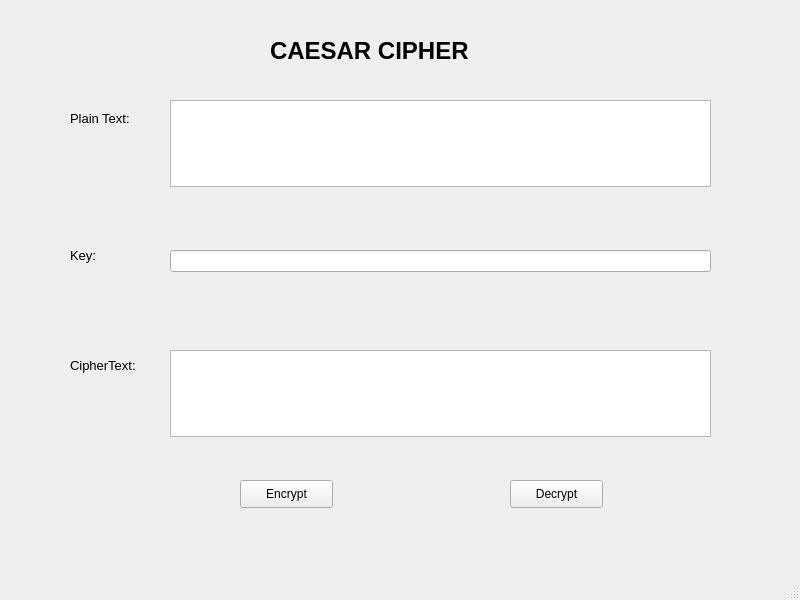
<?xml version="1.0" encoding="UTF-8"?>
<ui version="4.0">
 <class>MainWindow</class>
 <widget class="QMainWindow" name="MainWindow">
  <property name="geometry">
   <rect>
    <x>0</x>
    <y>0</y>
    <width>800</width>
    <height>600</height>
   </rect>
  </property>
  <property name="windowTitle">
   <string>MainWindow</string>
  </property>
  <widget class="QWidget" name="centralwidget">
   <widget class="QLabel" name="label">
    <property name="geometry">
     <rect>
      <x>270</x>
      <y>0</y>
      <width>251</width>
      <height>101</height>
     </rect>
    </property>
    <property name="font">
     <font>
      <pointsize>18</pointsize>
      <weight>75</weight>
      <bold>true</bold>
     </font>
    </property>
    <property name="text">
     <string>CAESAR CIPHER</string>
    </property>
   </widget>
   <widget class="QLabel" name="label_2">
    <property name="geometry">
     <rect>
      <x>70</x>
      <y>110</y>
      <width>101</width>
      <height>16</height>
     </rect>
    </property>
    <property name="font">
     <font>
      <pointsize>10</pointsize>
     </font>
    </property>
    <property name="text">
     <string>Plain Text:</string>
    </property>
   </widget>
   <widget class="QLabel" name="label_3">
    <property name="geometry">
     <rect>
      <x>70</x>
      <y>240</y>
      <width>55</width>
      <height>31</height>
     </rect>
    </property>
    <property name="font">
     <font>
      <pointsize>10</pointsize>
     </font>
    </property>
    <property name="text">
     <string>Key:</string>
    </property>
   </widget>
   <widget class="QLabel" name="label_4">
    <property name="geometry">
     <rect>
      <x>70</x>
      <y>340</y>
      <width>121</width>
      <height>51</height>
     </rect>
    </property>
    <property name="font">
     <font>
      <pointsize>10</pointsize>
     </font>
    </property>
    <property name="text">
     <string>CipherText:</string>
    </property>
   </widget>
   <widget class="QTextEdit" name="txt_plain_text">
    <property name="geometry">
     <rect>
      <x>170</x>
      <y>100</y>
      <width>541</width>
      <height>87</height>
     </rect>
    </property>
   </widget>
   <widget class="QLineEdit" name="txt_key">
    <property name="geometry">
     <rect>
      <x>170</x>
      <y>250</y>
      <width>541</width>
      <height>22</height>
     </rect>
    </property>
   </widget>
   <widget class="QTextEdit" name="txt_cipher_text">
    <property name="geometry">
     <rect>
      <x>170</x>
      <y>350</y>
      <width>541</width>
      <height>87</height>
     </rect>
    </property>
   </widget>
   <widget class="QPushButton" name="btn_encrypt">
    <property name="geometry">
     <rect>
      <x>240</x>
      <y>480</y>
      <width>93</width>
      <height>28</height>
     </rect>
    </property>
    <property name="text">
     <string>Encrypt</string>
    </property>
   </widget>
   <widget class="QPushButton" name="btn_decrypt">
    <property name="geometry">
     <rect>
      <x>510</x>
      <y>480</y>
      <width>93</width>
      <height>28</height>
     </rect>
    </property>
    <property name="text">
     <string>Decrypt</string>
    </property>
   </widget>
  </widget>
  <widget class="QMenuBar" name="menubar">
   <property name="geometry">
    <rect>
     <x>0</x>
     <y>0</y>
     <width>800</width>
     <height>26</height>
    </rect>
   </property>
  </widget>
  <widget class="QStatusBar" name="statusbar"/>
 </widget>
 <resources/>
 <connections/>
</ui>
